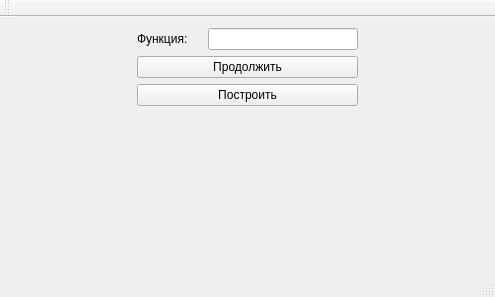
<?xml version="1.0" encoding="UTF-8"?>
<ui version="4.0">
 <class>MainWindow</class>
 <widget class="QMainWindow" name="MainWindow">
  <property name="geometry">
   <rect>
    <x>0</x>
    <y>0</y>
    <width>495</width>
    <height>297</height>
   </rect>
  </property>
  <property name="windowTitle">
   <string>MainWindow</string>
  </property>
  <widget class="QWidget" name="centralWidget">
   <property name="sizePolicy">
    <sizepolicy hsizetype="Fixed" vsizetype="Fixed">
     <horstretch>0</horstretch>
     <verstretch>0</verstretch>
    </sizepolicy>
   </property>
   <layout class="QHBoxLayout" name="horizontalLayout_2">
    <item>
     <layout class="QVBoxLayout" name="verticalLayout">
      <property name="sizeConstraint">
       <enum>QLayout::SetMaximumSize</enum>
      </property>
     </layout>
    </item>
    <item>
     <layout class="QVBoxLayout" name="verticalLayout_3">
      <item>
       <layout class="QVBoxLayout" name="verticalLayout_2">
        <item>
         <layout class="QHBoxLayout" name="horizontalLayout">
          <item>
           <widget class="QLabel" name="label">
            <property name="maximumSize">
             <size>
              <width>65</width>
              <height>16777215</height>
             </size>
            </property>
            <property name="text">
             <string>Функция:</string>
            </property>
           </widget>
          </item>
          <item>
           <widget class="QLineEdit" name="lineEdit">
            <property name="maximumSize">
             <size>
              <width>150</width>
              <height>16777215</height>
             </size>
            </property>
           </widget>
          </item>
         </layout>
        </item>
        <item>
         <widget class="QPushButton" name="pushButton_3">
          <property name="text">
           <string>Продолжить</string>
          </property>
         </widget>
        </item>
        <item>
         <layout class="QGridLayout" name="gridLayout"/>
        </item>
        <item>
         <widget class="QPushButton" name="pushButton">
          <property name="text">
           <string>Построить</string>
          </property>
         </widget>
        </item>
        <item>
         <spacer name="verticalSpacer">
          <property name="orientation">
           <enum>Qt::Vertical</enum>
          </property>
          <property name="sizeHint" stdset="0">
           <size>
            <width>20</width>
            <height>40</height>
           </size>
          </property>
         </spacer>
        </item>
       </layout>
      </item>
     </layout>
    </item>
   </layout>
  </widget>
  <widget class="QMenuBar" name="menuBar">
   <property name="geometry">
    <rect>
     <x>0</x>
     <y>0</y>
     <width>495</width>
     <height>20</height>
    </rect>
   </property>
  </widget>
  <widget class="QToolBar" name="mainToolBar">
   <attribute name="toolBarArea">
    <enum>TopToolBarArea</enum>
   </attribute>
   <attribute name="toolBarBreak">
    <bool>false</bool>
   </attribute>
  </widget>
  <widget class="QStatusBar" name="statusBar"/>
 </widget>
 <layoutdefault spacing="6" margin="11"/>
 <resources/>
 <connections/>
</ui>
